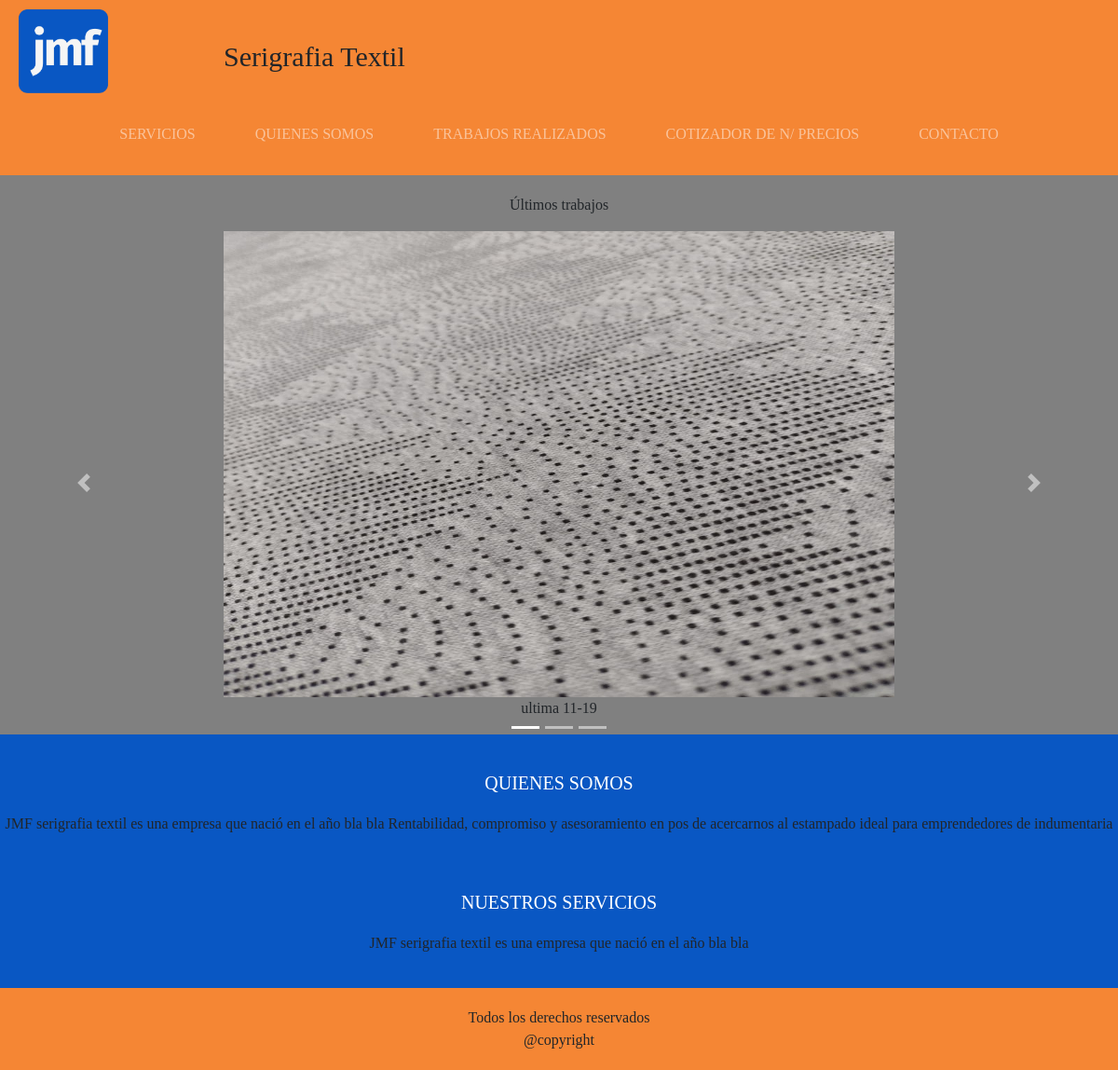
The page / on the database its author committed.
### trabajos_realizados/models.py (models this page shows, shortened)
class Trabajos(models.Model):
    nombre = models.CharField(max_length=100)
    descripcion = models.CharField(max_length=300)
    imagen = models.ImageField(upload_to = 'trabajos', null = True, blank = True)
    categoria = models.ForeignKey(CategoriaTrab, on_delete = models.CASCADE)
    created = models.DateTimeField(auto_now_add = True)
    updated = models.DateTimeField(auto_now_add = True)
    class Meta:
        verbose_name = 'trabajo'
        verbose_name_plural = 'trabajos'

### index/views.py (the view)
# urls.py: path('', include ('index.urls')),
def index(request):
    trabajos = Trabajos.objects.all().order_by("-updated")[:3]
    trabajos_antepenultimo = trabajos[0]
    trabajos_penultimo = trabajos[1]
    trabajos_ultimo = trabajos[2]
    return render(request, "index/index.html", {"trabajos_antepenultimo" : trabajos_antepenultimo,
     "trabajos_penultimo" : trabajos_penultimo, "trabajos_ultimo" : trabajos_ultimo})

### index/templates/index/index.html (shortened to what this page needs)
{% extends 'index/layout.html' %} {% load static %} {% block content %}
<p style="text-align: center; padding-top: 20px;"> Últimos trabajos</p>
<div id="carousel" class="carousel slide" data-ride="carousel">
    <ol class="carousel-indicators" style="bottom: -10px;">
        <li data-target="#carousel" data-slide-to="0" class="active"></li>
        <li data-target="#carousel" data-slide-to="1"></li>
        <li data-target="#carousel" data-slide-to="2"></li>
    </ol>
    <div class="carousel-inner">
        <div class="carousel-item active" style="text-align: center;">
            <img src="{{ trabajos_antepenultimo.imagen.url }}" width="70%" alt="first-slide">
            <p>{{ trabajos_antepenultimo.nombre }}</p>
        </div>
    </div>
    <a href="#carousel" class="carousel-control-prev" role="button" data-slide-to="prev">
        <span class="carousel-control-prev-icon" aria-hidden="true"></span>
    </a>
    <a href="#carousel" class="carousel-control-next" role="button" data-slide-to="next">
        <span class="carousel-control-next-icon" aria-hidden="true"></span>
    </a>
</div>
<div class="quienes_somos" id="quienes_somos">
    <h2>QUIENES SOMOS</h2>
    <p>
        <p>JMF serigrafia textil es una empresa que nació en el año bla bla Rentabilidad, compromiso y asesoramiento en pos de acercarnos al estampado ideal para emprendedores de indumentaria
        </p>
</div>
<div class="servicios" id="servicios">
    <h2>NUESTROS SERVICIOS</h2>
    <p>JMF serigrafia textil es una empresa que nació en el año bla bla</p>
</div>
{% endblock %}

### index/static/index/css/styles.css (style rules this page uses)
body { background-color: grey; margin: 0 auto; font-family: Fira Sans; }
h2 { font-size: 20px; margin: 20px auto; }
@media (min-width: 800px) { .carousel-item img { width: 60%; height: 500px; } }
.quienes_somos, .servicios { margin-top: 20px; padding-top: 20px; margin-bottom: 0; text-align: center; background-color: #0957C3; }
.servicios, .quienes_somos { padding-bottom: 20px; margin-top: 0; padding-top: 20px; }
.quienes_somos h2, .servicios h2 { text-align: center; color: white; }
.quienes_somos p { margin: 0; }

### rows shown on the page
Trabajos: imagen (picture), nombre "ultima 11-19"
